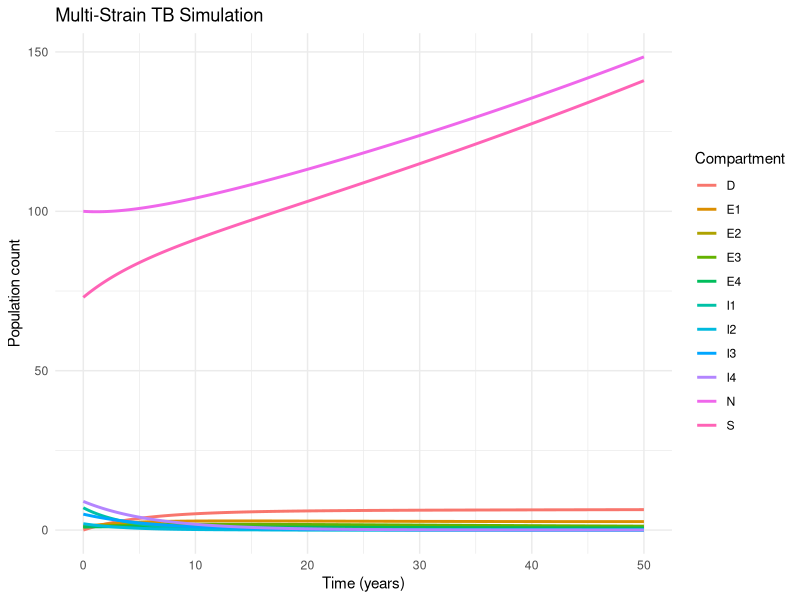
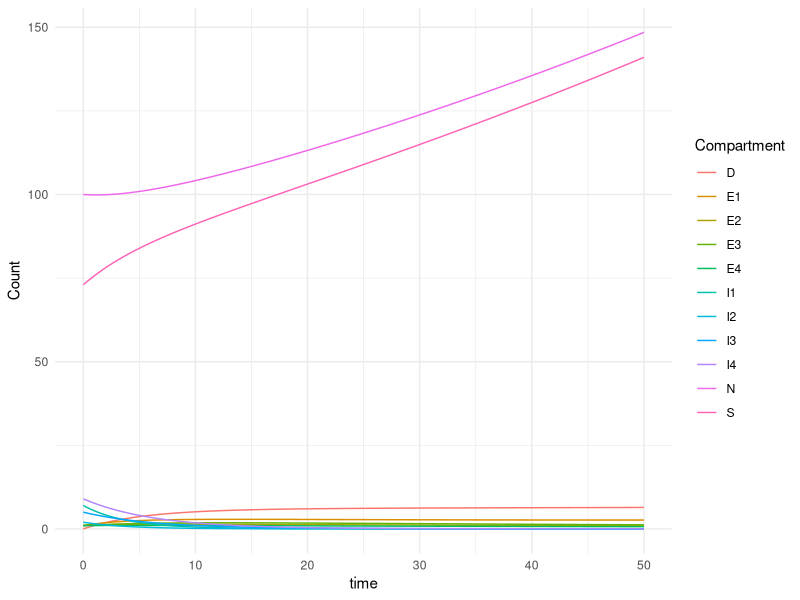

These charts were generated, in order, by the following R code:
## ---- chunk 1
knitr::opts_chunk$set(echo = TRUE)
library(ggplot2)
library(tidyr)
## ---- chunk 2

# Multi-strain TB system with drug resistance

# Initial Setup
E1_initial <- 1 # Latent DS
I1_initial <- 7 # Infectious DS

E2_initial <- 1 # Latent H-resistant
I2_initial <- 2 # Infectious H-resistant

E3_initial <- 1 # Latent R-resistant
I3_initial <- 5 # Infectious R-resistant

E4_initial <- 1 # Latent MDR
I4_initial <- 9 # Infectious MDR

D_initial <- 0 # Initial deaths

N_initial <- 100      # total US population

S_initial <- N_initial - (
  E1_initial + I1_initial +
  E2_initial + I2_initial +
  E3_initial + I3_initial +
  E4_initial + I4_initial +
  D_initial
)



# Time periods
years <- 50
dt <- .01
time <- seq(0, years, by = dt)
n <- length(time)


# Assumption of parameters
a2 <- 0.1     # Proportion of initial latent TB cases that are H-resistant 
a3 <- 0.1     # Proportion of initial latent TB cases that are R-resistant 
a4 <- 0.1     # Proportion of initial latent TB cases that are MDR 

alpha <- 0.00425   # Immigration rate into the US (fixed)

b <- .5     # Proportion of initial active TB cases that are drug-susceptible 

gamma <- .5  # Proportion of H-resistance acquisition cases 

l <- 0.1      # Proportion of immigrants that have LTBI 

lambda <- .5  # Effective contact rate 

mu <- 0.05    # TB-specific mortality rate 
mu0 <- 0.013  # Background (non-TB) mortality rate (fixed)

p <- 0.2      # Proportion of exogenous infections that are acute 

phi1 <- 0.2  # Rate of end of treatment for DS TB 
phi2 <- 0.2   # Rate of end of treatment for H-resistant TB 
phi3 <- 0.1  # Rate of end of treatment for R-resistant TB
phi4 <- 0.1   # Rate of end of treatment for MDR TB 

q <- 0.1      # Proportion of active TB cases that are infectious 

r2 <- 0.1     # Proportion of immigrant H-resistant LTBI cases
r3 <- 0.1     # Proportion of immigrant R-resistant LTBI cases 
r4 <- 0.1     # Proportion of immigrant MDR LTBI cases 

rho <- 0.0179 # US birth rate (fixed)

t1 <- 0.05    # Time in treatment for DS 
t2 <- 0.05    # Time in treatment for H-resistant 
t3 <- 0.05    # Time in treatment for R-resistant
t4 <- 0.05    # Time in treatment for MDR 

vL <- 0.005   # Progression rate from latent to active TB 

y1 <- 0.05    # Failed treatment leading to H/R resistance from DS 
y2 <- 0.05    # Failed treatment leading to MDR from H- or R-resistant TB 


z1 <- 0.6    # Success rate of DS TB treatment 
z2 <- 0.6     # Success rate of H-resistant TB treatment 
z3 <- 0.6     # Success rate of R-resistant TB treatment
z4 <- 0.4    # Success rate of MDR TB treatment 

# Variable Setup
S <- numeric(length(time)) 
E1 <- numeric(length(time))
I1 <- numeric(length(time))  
E2 <- numeric(length(time)) 
I2 <- numeric(length(time))
E3 <- numeric(length(time)) 
I3 <- numeric(length(time))
E4 <- numeric(length(time)) 
I4 <- numeric(length(time)) 
D <- numeric(length(time))
N_vec <- numeric(length(time)) 

# Initial values
S[1]  <- S_initial
E1[1] <- E1_initial
I1[1] <- I1_initial
E2[1] <- E2_initial
I2[1] <- I2_initial
E3[1] <- E3_initial
I3[1] <- I3_initial
E4[1] <- E4_initial
I4[1] <- I4_initial
D[1]  <- D_initial
N_vec[1] <- N_initial

# Simulation
for (t in 1:(length(time) - 1)) {
  dS <- (rho * N_vec[t] 
    - q * t1 * lambda * S[t] * I1[t] / N_vec[t] 
    - q * t2 * lambda * S[t] * I2[t] / N_vec[t] 
    - q * t3 * lambda * S[t] * I3[t] / N_vec[t] 
    - q * t4 * lambda * S[t] * I4[t] / N_vec[t] 
    + z1 * phi1 * I1[t] + z2 * phi2 * I2[t] + z3 * phi3 * I3[t] + z4 * phi4 * I4[t]
    + (1 - l) * alpha * N_vec[t]  
    - mu0 * S[t])

  dE1 <- ((1 - p) * q * t1 * lambda * S[t] * I1[t] / N_vec[t] 
       - vL * E1[t]
       + (1 - y1) * (1 - z1) * phi1 * I1[t]
       + l * alpha * (1 - r2 - r3 - r4) * N_vec[t] 
       - mu0 * E1[t])

    dI1 <- (q * t1 * lambda * S[t] * I1[t] / N_vec[t] 
         + vL * E1[t]
         - phi1 * I1[t]
         - mu0 * I1[t]
         - mu * I1[t])

  dE2 <- ((1 - p) * q * t2 * lambda * S[t] * I2[t] / N_vec[t] 
     - vL * E2[t]
     + (1 - y2) * (1 - z2) * phi2 * I2[t]
     + gamma * (1 - z1) * y1 * phi1 * I1[t]
     + l * alpha * r2 * N_vec[t] 
     - mu0 * E2[t])

    dI2 <- (q * t2 * lambda * S[t] * I2[t] / N_vec[t] 
         + vL * E2[t]
         - phi2 * I2[t]
         - mu0 * I2[t]
         - mu * I2[t])

    dE3 <- ((1 - p) * q * t3 * lambda * S[t] * I3[t] / N_vec[t] 
         - vL * E3[t]
         + (1 - y2) * (1 - z3) * phi3 * I3[t]
         + (1 - gamma) * (1 - z1) * y1 * phi1 * I1[t]
         + l * alpha * r3 * N_vec[t] 
         - mu0 * E3[t])


    dI3 <- (q * t3 * lambda * S[t] * I3[t] / N_vec[t] 
        + vL * E3[t]
        - phi3 * I3[t]
        - mu0 * I3[t]
        - mu * I3[t])

  dE4 <- ((1 - p) * q * t4 * lambda * S[t] * I4[t] / N_vec[t] 
       - vL * E4[t]
       + (1 - z2) * y2 * phi2 * I2[t]
       + (1 - z3) * y2 * phi3 * I3[t]
       + l * alpha * r4 * N_vec[t] 
       - mu0 * E4[t])

    dI4 <- (q * t4 * lambda * S[t] * I4[t] / N_vec[t] 
        + vL * E4[t]
        - phi4 * I4[t]
        - mu0 * I4[t]
        - mu * I4[t])

  dD <- (mu * (I1[t] + I2[t] + I3[t] + I4[t]))

  dN <- (rho * N_vec[t] 
     + alpha * N_vec[t]
     - mu * (I1[t] + I2[t] + I3[t] + I4[t]) 
     - mu0 * N_vec[t])
  


    
    # Update the value for next day
  S[t + 1]  <- S[t]  + dS  * dt
  E1[t + 1] <- E1[t] + dE1 * dt
  I1[t + 1] <- I1[t] + dI1 * dt
  E2[t + 1] <- E2[t] + dE2 * dt
  I2[t + 1] <- I2[t] + dI2 * dt
  E3[t + 1] <- E3[t] + dE3 * dt
  I3[t + 1] <- I3[t] + dI3 * dt
  E4[t + 1] <- E4[t] + dE4 * dt
  I4[t + 1] <- I4[t] + dI4 * dt
  D[t + 1]  <- D[t]  + dD  * dt
  N_vec[t + 1] <- N_vec[t] + dN * dt
  
}
head(data.frame(
  time = time,
  S = S,
  E1 = E1, 
  I1 = I1,
  E2 = E2, 
  I2 = I2,
  E3 = E3, 
  I3 = I3,
  E4 = E4, 
  I4 = I4,
  D = D,
  N = N_vec
))

# Plot
tb_df <- data.frame(
  time = time,
  S = S,
  E1 = E1, 
  I1 = I1,
  E2 = E2, 
  I2 = I2,
  E3 = E3, 
  I3 = I3,
  E4 = E4, 
  I4 = I4,
  D = D,
  N = N_vec
)

tb_long <- pivot_longer(
  tb_df,
  cols = -time,
  names_to = "Compartment",
  values_to = "Count"
)

# Plot
ggplot(tb_long, aes(x = time, y = Count, color = Compartment)) +
  geom_line(size = 1) +
  labs(
    title = "Multi-Strain TB Simulation",
    x = "Time (years)",
    y = "Population count"
  ) +
  theme_minimal()
## ---- chunk 3
# deSolve
library(deSolve)
rm(list=ls())
parms <- c(
  a2 = 0.1,     # Proportion of initial latent TB cases that are H-resistant 
  a3 = 0.1,     # Proportion of initial latent TB cases that are R-resistant 
  a4 = 0.1,     # Proportion of initial latent TB cases that are MDR 

  alpha = 0.00425,   # Immigration rate into the US (fixed)

  b = .5,     # Proportion of initial active TB cases that are drug-susceptible 

  gamma = .5,  # Proportion of H-resistance acquisition cases 

  l = 0.1,      # Proportion of immigrants that have LTBI 

  lambda = .5,  # Effective contact rate 

  mu = 0.05,    # TB-specific mortality rate 
  mu0 = 0.013,  # Background (non-TB) mortality rate (fixed)

  p = 0.2,      # Proportion of exogenous infections that are acute 

  phi1 = 0.2,  # Rate of end of treatment for DS TB 
  phi2 = 0.2,   # Rate of end of treatment for H-resistant TB 
  phi3 = 0.1,  # Rate of end of treatment for R-resistant TB
  phi4 = 0.1,   # Rate of end of treatment for MDR TB 

  q = 0.1,      # Proportion of active TB cases that are infectious 
  
  r2 = 0.1,     # Proportion of immigrant H-resistant LTBI cases
  r3 = 0.1,     # Proportion of immigrant R-resistant LTBI cases 
  r4 = 0.1,     # Proportion of immigrant MDR LTBI cases 

  rho = 0.0179, # US birth rate (fixed)

  t1 = 0.05,    # Time in treatment for DS 
  t2 = 0.05,    # Time in treatment for H-resistant 
  t3 = 0.05,    # Time in treatment for R-resistant
  t4 = 0.05,    # Time in treatment for MDR 

  vL = 0.005,   # Progression rate from latent to active TB 

  y1 = 0.05,    # Failed treatment leading to H/R resistance from DS 
  y2 = 0.05,    # Failed treatment leading to MDR from H- or R-resistant TB 


  z1 = 0.6,    # Success rate of DS TB treatment 
  z2 = 0.6,     # Success rate of H-resistant TB treatment 
  z3 = 0.6,     # Success rate of R-resistant TB treatment
  z4 = 0.4    # Success rate of MDR TB treatment 
)

E1_initial <- 1 # Latent DS
I1_initial <- 7 # Infectious DS

E2_initial <- 1 # Latent H-resistant
I2_initial <- 2 # Infectious H-resistant

E3_initial <- 1 # Latent R-resistant
I3_initial <- 5 # Infectious R-resistant

E4_initial <- 1 # Latent MDR
I4_initial <- 9 # Infectious MDR

D_initial <- 0 # Initial deaths

N_initial <- 100      # total US population

S_initial <- N_initial - (
  E1_initial + I1_initial +
  E2_initial + I2_initial +
  E3_initial + I3_initial +
  E4_initial + I4_initial +
  D_initial
)

state_ini <- c(
  S  = S_initial,
  E1 = E1_initial, 
  I1 = I1_initial,
  E2 = E2_initial, 
  I2 = I2_initial,
  E3 = E3_initial, 
  I3 = I3_initial,
  E4 = E4_initial, 
  I4 = I4_initial,
  D  = D_initial,
  N  = N_initial
)

tb_model <- function(t, state, parms) {
  with(as.list(c(state, parms)), {
    
    dS  <- (rho * N -
            q*t1*lambda * S*I1/N -
            q*t2*lambda * S*I2/N -
            q*t3*lambda * S*I3/N -
            q*t4*lambda * S*I4/N +
            z1*phi1*I1 + z2*phi2*I2 + z3*phi3*I3 + z4*phi4*I4 +
            (1 - l)*alpha*N -
            mu0*S)

    dE1 <- ((1 - p)*q*t1*lambda * S*I1/N -
            vL * E1 +
            (1 - y1)*(1 - z1)*phi1 * I1 +
            l*alpha*(1 - r2 - r3 - r4)*N -
            mu0*E1)

    dI1 <- (q*t1*lambda * S*I1/N +
            vL*E1 -
            phi1*I1 -
            mu0*I1 -
            mu*I1)

    dE2 <- ((1 - p)*q*t2*lambda * S*I2/N -
            vL * E2 +
            (1 - y2)*(1 - z2)*phi2 * I2 +
            gamma*(1 - z1)*y1*phi1 * I1 +
            l*alpha*r2*N -
            mu0*E2)

    dI2 <- (q*t2*lambda * S*I2/N +
            vL*E2 -
            phi2*I2 -
            mu0*I2 -
            mu*I2)

    dE3 <- ((1 - p)*q*t3*lambda * S*I3/N -
            vL * E3 +
            (1 - y2)*(1 - z3)*phi3 * I3 +
            (1 - gamma)*(1 - z1)*y1*phi1 * I1 +
            l*alpha*r3*N -
            mu0*E3)

    dI3 <- (q*t3*lambda * S*I3/N +
            vL*E3 -
            phi3*I3 -
            mu0*I3 -
            mu*I3)

    dE4 <- ((1 - p)*q*t4*lambda * S*I4/N -
            vL * E4 +
            (1 - z2)*y2*phi2 * I2 +
            (1 - z3)*y2*phi3 * I3 +
            l*alpha*r4*N -
            mu0*E4)

    dI4 <- (q*t4*lambda * S*I4/N +
            vL*E4 -
            phi4*I4 -
            mu0*I4 -
            mu*I4)

    dD  <- (mu * (I1 + I2 + I3 + I4))

    dN  <- (rho*N +
            alpha*N -
            mu*(I1 + I2 + I3 + I4) -
            mu0*N)

    list(c(dS, dE1, dI1, dE2, dI2, dE3, dI3, dE4, dI4, dD, dN))
  })
}

t = seq(0, 50, 0.01)

out <- ode(
  y = state_ini,
  times = t,
  func = tb_model,
  parms = parms
)
head(out)

# plot
tb_long2 <- as.data.frame(out) %>%
  pivot_longer(-time, names_to="Compartment", values_to="Count")

ggplot(tb_long2, aes(time, Count, color=Compartment)) +
  geom_line() +
  theme_minimal()
